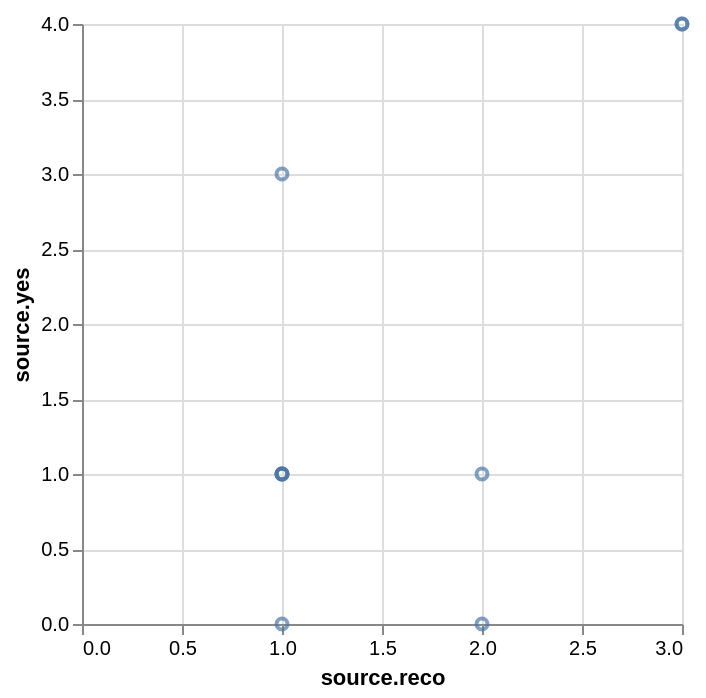

The Vega-Lite source for this figure:
### Vega-Lite specification from a JSON file in a GitHub repository (floating-point values rounded to 4 significant figures)
{"$schema": "https://vega.github.io/schema/vega-lite/v6.json", "data": {"values": {"hits": {"hits": [{"source": {"reco": 2, "yes": 1}}, {"source": {"reco": 3, "yes": 4}}, {"source": {"reco": 2, "yes": 0}}, {"source": {"reco": 1, "yes": 3}}, {"source": {"reco": 3, "yes": 4}}, {"source": {"reco": 1, "yes": 1}}, {"source": {"reco": 1, "yes": 1}}, {"source": {"reco": 1, "yes": 1}}, {"source": {"reco": 1, "yes": 0}}, {"source": {"reco": 1, "yes": 1}}]}}, "format": {"property": "hits.hits"}}, "mark": "point", "encoding": {"x": {"field": "source.reco", "type": "quantitative"}, "y": {"field": "source.yes", "type": "quantitative"}}}
